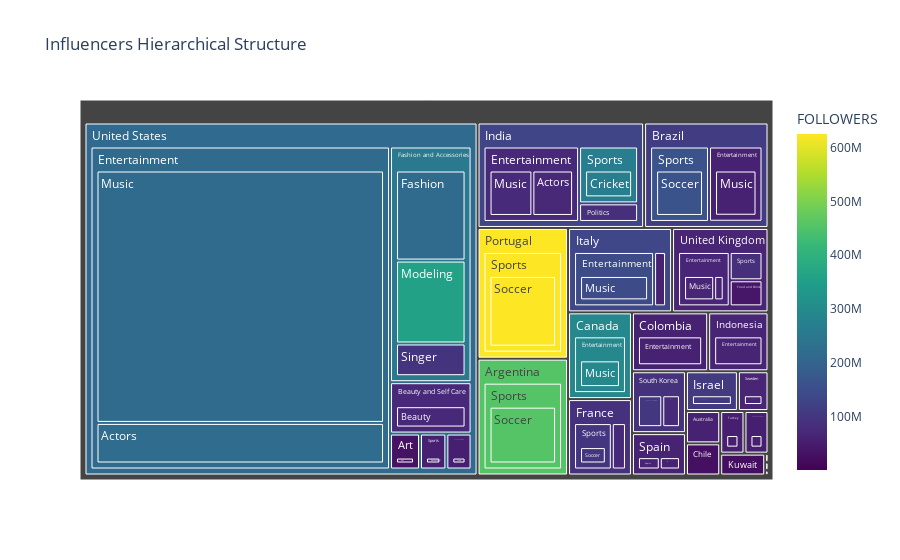

The cell this chart's notebook holds for it:
### Code cell
# Filter out rows with NaN values in relevant columns
merged_df_clean = merged_df.dropna(subset=['COUNTRY', 'CATEGORY', 'SUB-CATEGORY'])

# Create a Treemap
fig = px.treemap(merged_df_clean, 
                 path=['COUNTRY', 'CATEGORY', 'SUB-CATEGORY'], 
                 values='FOLLOWERS', 
                 color='FOLLOWERS',
                 color_continuous_scale=px.colors.sequential.Viridis,
                 title='Influencers Hierarchical Structure')

# Show the plot
fig.show()

### Figure 1 — Plotly figure (JSON) as saved in the notebook; plotly's stock layout.template omitted (floating-point values rounded to 4 significant figures)
{"data": [{"branchvalues": "total", "customdata": [[58500000], [71990000.0], [63300000], [219400000.0], [32100000], [56400000], [940400], [28200000], [70300000], [54100000], [73320000.0], [267100000.0], [26000000], [217300000.0], [40000000], [54000000], [58100000], [355700000.0], [58920000.0], [293000000], [1800000], [59600000.0], [73840000.0], [63890000.0], [109200000], [145700000.0], [1500000], [903200], [74400000], [54600000], [66250000.0], [215900000.0], [1400000], [87300000], [102200000], [95050000.0], [455400000.0], [161600000.0], [97270000.0], [60400000], [625100000], [62800000], [64300000], [87000000], [32100000], [940400], [28200000], [70300000], [54100000], [73320000.0], [58500000], [58920000.0], [293000000], [1800000], [59600000.0], [72940000.0], [63890000.0], [109200000], [145700000.0], [1500000], [903200], [74400000], [54600000], [65540000.0], [216400000.0], [1400000], [26000000], [102200000], [58100000], [253700000.0], [40000000], [54000000], [87300000], [455400000.0], [161600000.0], [97270000.0], [267100000.0], [60400000], [625100000], [62800000], [64300000], [87000000], [56400000], [455400000.0], [58500000], [112700000.0], [293000000], [27380000.0], [59600000.0], [89930000.0], [130200000.0], [63890000.0], [109200000], [134600000.0], [26000000], [1500000], [903200], [625100000], [90490000.0], [60540000.0], [64300000], [54600000], [54100000], [65130000.0], [213300000.0], [1400000]], "domain": {"x": [0, 1], "y": [0, 1]}, "hovertemplate": "labels=%{label}<br>FOLLOWERS_sum=%{value}<br>parent=%{parent}<br>id=%{id}<br>FOLLOWERS=%{color}<extra></extra>", "ids": ["Australia/Entertainment/Actors", "India/Entertainment/Actors", "United Kingdom/Entertainment/Actors", "United States/Entertainment/Actors", "United States/Art/Art", "United States/Sports/Basketball", "Brazil/Beauty and Self Care/Beauty", "Chile/Beauty and Self Care/Beauty", "France/Beauty and Self Care/Beauty", "United Arab Emirates/Beauty and Self Care/Beauty", "United States/Beauty and Self Care/Beauty", "India/Sports/Cricket", "Kuwait/Fashion and Accessories/Fashion", "United States/Fashion and Accessories/Fashion", "United Kingdom/Food and Drink/Food", "United States/Food and Drink/Food", "Spain/Fashion and Accessories/Modeling", "United States/Fashion and Accessories/Modeling", "Brazil/Entertainment/Music", "Canada/Entertainment/Music", "Chile/Entertainment/Music", "Colombia/Entertainment/Music", "India/Entertainment/Music", "Indonesia/Entertainment/Music", "Israel/Entertainment/Music", "Italy/Entertainment/Music", "Mexico/Entertainment/Music", "Nigeria/Entertainment/Music", "South Korea/Entertainment/Music", "Turkey/Entertainment/Music", "United Kingdom/Entertainment/Music", "United States/Entertainment/Music", "Venezuela/Entertainment/Music", "India/Politics/Politics", "South Korea/Fashion and Accessories/Singer", "United States/Fashion and Accessories/Singer", "Argentina/Sports/Soccer", "Brazil/Sports/Soccer", "France/Sports/Soccer", "Italy/Sports/Soccer", "Portugal/Sports/Soccer", "Spain/Sports/Soccer", "Sweden/Sports/Soccer", "United Kingdom/Sports/Soccer", "United States/Art", "Brazil/Beauty and Self Care", "Chile/Beauty and Self Care", "France/Beauty and Self Care", "United Arab Emirates/Beauty and Self Care", "United States/Beauty and Self Care", "Australia/Entertainment", "Brazil/Entertainment", "Canada/Entertainment", "Chile/Entertainment", "Colombia/Entertainment", "India/Entertainment", "Indonesia/Entertainment", "Israel/Entertainment", "Italy/Entertainment", "Mexico/Entertainment", "Nigeria/Entertainment", "South Korea/Entertainment", "Turkey/Entertainment", "United Kingdom/Entertainment", "United States/Entertainment", "Venezuela/Entertainment", "Kuwait/Fashion and Accessories", "South Korea/Fashion and Accessories", "Spain/Fashion and Accessories", "United States/Fashion and Accessories", "United Kingdom/Food and Drink", "United States/Food and Drink", "India/Politics", "Argentina/Sports", "Brazil/Sports", "France/Sports", "India/Sports", "Italy/Sports", "Portugal/Sports", "Spain/Sports", "Sweden/Sports", "United Kingdom/Sports", "United States/Sports", "Argentina", "Australia", "Brazil", "Canada", "Chile", "Colombia", "France", "India", "Indonesia", "Israel", "Italy", "Kuwait", "Mexico", "Nigeria", "Portugal", "South Korea", "Spain", "Sweden", "Turkey", "United Arab Emirates", "United Kingdom", "United States", "Venezuela"], "labels": ["Actors", "Actors", "Actors", "Actors", "Art", "Basketball", "Beauty", "Beauty", "Beauty", "Beauty", "Beauty", "Cricket", "Fashion", "Fashion", "Food", "Food", "Modeling", "Modeling", "Music", "Music", "Music", "Music", "Music", "Music", "Music", "Music", "Music", "Music", "Music", "Music", "Music", "Music", "Music", "Politics", "Singer", "Singer", "Soccer", "Soccer", "Soccer", "Soccer", "Soccer", "Soccer", "Soccer", "Soccer", "Art", "Beauty and Self Care", "Beauty and Self Care", "Beauty and Self Care", "Beauty and Self Care", "Beauty and Self Care", "Entertainment", "Entertainment", "Entertainment", "Entertainment", "Entertainment", "Entertainment", "Entertainment", "Entertainment", "Entertainment", "Entertainment", "Entertainment", "Entertainment", "Entertainment", "Entertainment", "Entertainment", "Entertainment", "Fashion and Accessories", "Fashion and Accessories", "Fashion and Accessories", "Fashion and Accessories", "Food and Drink", "Food and Drink", "Politics", "Sports", "Sports", "Sports", "Sports", "Sports", "Sports", "Sports", "Sports", "Sports", "Sports", "Argentina", "Australia", "Brazil", "Canada", "Chile", "Colombia", "France", "India", "Indonesia", "Israel", "Italy", "Kuwait", "Mexico", "Nigeria", "Portugal", "South Korea", "Spain", "Sweden", "Turkey", "United Arab Emirates", "United Kingdom", "United States", "Venezuela"], "marker": {"coloraxis": "coloraxis", "colors": [58500000, 71990000.0, 63300000, 219400000.0, 32100000, 56400000, 940400, 28200000, 70300000, 54100000, 73320000.0, 267100000.0, 26000000, 217300000.0, 40000000, 54000000, 58100000, 355700000.0, 58920000.0, 293000000, 1800000, 59600000.0, 73840000.0, 63890000.0, 109200000, 145700000.0, 1500000, 903200, 74400000, 54600000, 66250000.0, 215900000.0, 1400000, 87300000, 102200000, 95050000.0, 455400000.0, 161600000.0, 97270000.0, 60400000, 625100000, 62800000, 64300000, 87000000, 32100000, 940400, 28200000, 70300000, 54100000, 73320000.0, 58500000, 58920000.0, 293000000, 1800000, 59600000.0, 72940000.0, 63890000.0, 109200000, 145700000.0, 1500000, 903200, 74400000, 54600000, 65540000.0, 216400000.0, 1400000, 26000000, 102200000, 58100000, 253700000.0, 40000000, 54000000, 87300000, 455400000.0, 161600000.0, 97270000.0, 267100000.0, 60400000, 625100000, 62800000, 64300000, 87000000, 56400000, 455400000.0, 58500000, 112700000.0, 293000000, 27380000.0, 59600000.0, 89930000.0, 130200000.0, 63890000.0, 109200000, 134600000.0, 26000000, 1500000, 903200, 625100000, 90490000.0, 60540000.0, 64300000, 54600000, 54100000, 65130000.0, 213300000.0, 1400000]}, "name": "", "parents": ["Australia/Entertainment", "India/Entertainment", "United Kingdom/Entertainment", "United States/Entertainment", "United States/Art", "United States/Sports", "Brazil/Beauty and Self Care", "Chile/Beauty and Self Care", "France/Beauty and Self Care", "United Arab Emirates/Beauty and Self Care", "United States/Beauty and Self Care", "India/Sports", "Kuwait/Fashion and Accessories", "United States/Fashion and Accessories", "United Kingdom/Food and Drink", "United States/Food and Drink", "Spain/Fashion and Accessories", "United States/Fashion and Accessories", "Brazil/Entertainment", "Canada/Entertainment", "Chile/Entertainment", "Colombia/Entertainment", "India/Entertainment", "Indonesia/Entertainment", "Israel/Entertainment", "Italy/Entertainment", "Mexico/Entertainment", "Nigeria/Entertainment", "South Korea/Entertainment", "Turkey/Entertainment", "United Kingdom/Entertainment", "United States/Entertainment", "Venezuela/Entertainment", "India/Politics", "South Korea/Fashion and Accessories", "United States/Fashion and Accessories", "Argentina/Sports", "Brazil/Sports", "France/Sports", "Italy/Sports", "Portugal/Sports", "Spain/Sports", "Sweden/Sports", "United Kingdom/Sports", "United States", "Brazil", "Chile", "France", "United Arab Emirates", "United States", "Australia", "Brazil", "Canada", "Chile", "Colombia", "India", "Indonesia", "Israel", "Italy", "Mexico", "Nigeria", "South Korea", "Turkey", "United Kingdom", "United States", "Venezuela", "Kuwait", "South Korea", "Spain", "United States", "United Kingdom", "United States", "India", "Argentina", "Brazil", "France", "India", "Italy", "Portugal", "Spain", "Sweden", "United Kingdom", "United States", "", "", "", "", "", "", "", "", "", "", "", "", "", "", "", "", "", "", "", "", "", "", ""], "type": "treemap", "values": [58500000, 279700000, 63300000, 798400000, 64200000, 56400000, 940400, 56400000, 70300000, 54100000, 249400000, 267100000.0, 52000000, 501200000, 80000000, 54000000, 58100000, 461400000, 328931900, 293000000, 1800000, 237200000, 294100000, 187800000, 109200000, 403500000, 1500000, 903200, 74400000, 54600000, 199746400, 4965614200, 1400000, 87300000, 102200000, 182000000, 558700000, 363500000, 187800000, 60400000, 625100000, 62800000, 64300000, 87000000, 64200000, 940400, 56400000, 70300000, 54100000, 249400000, 58500000, 328931900, 293000000, 1800000, 237200000, 573800000, 187800000, 109200000, 403500000, 1500000, 903200, 74400000, 54600000, 263046400, 5764014200, 1400000, 52000000, 102200000, 58100000, 1144600000, 80000000, 54000000, 87300000, 558700000, 363500000, 187800000, 267100000.0, 60400000, 625100000, 62800000, 64300000, 87000000, 56400000, 558700000, 58500000, 693372300, 293000000, 58200000, 237200000, 258100000, 928200000, 187800000, 109200000, 463900000, 52000000, 1500000, 903200, 625100000, 176600000, 120900000, 64300000, 54600000, 54100000, 430046400, 7332614200, 1400000]}], "layout": {"autosize": true, "coloraxis": {"colorbar": {"title": {"text": "FOLLOWERS"}}, "colorscale": [[0, "#440154"], [0.1111, "#482878"], [0.2222, "#3e4989"], [0.3333, "#31688e"], [0.4444, "#26828e"], [0.5556, "#1f9e89"], [0.6667, "#35b779"], [0.7778, "#6ece58"], [0.8889, "#b5de2b"], [1, "#fde725"]]}, "legend": {"tracegroupgap": 0}, "title": {"text": "Influencers Hierarchical Structure"}}}
